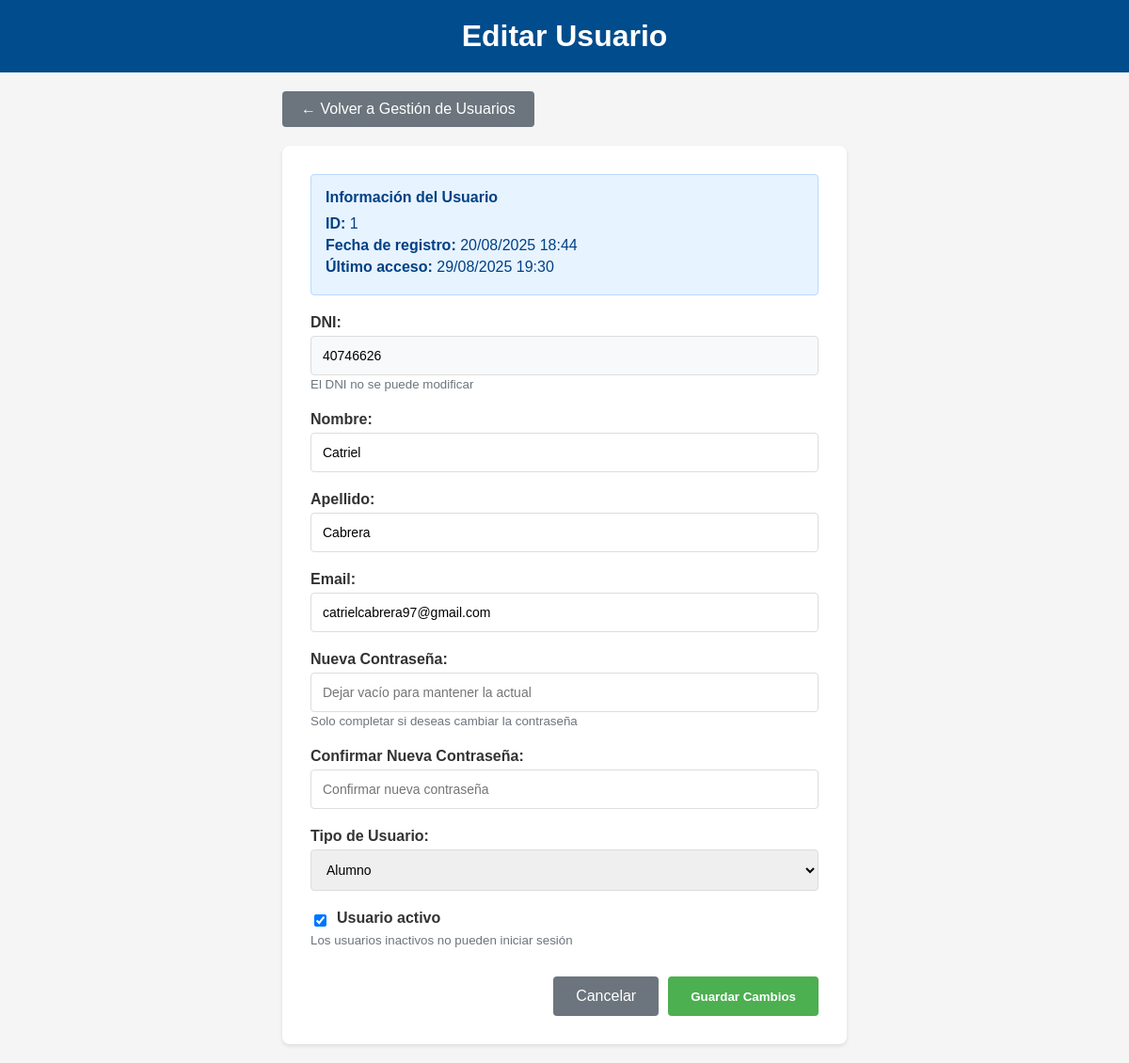
The app's page /libros/editar-usuario/1/ (signed in), older data.
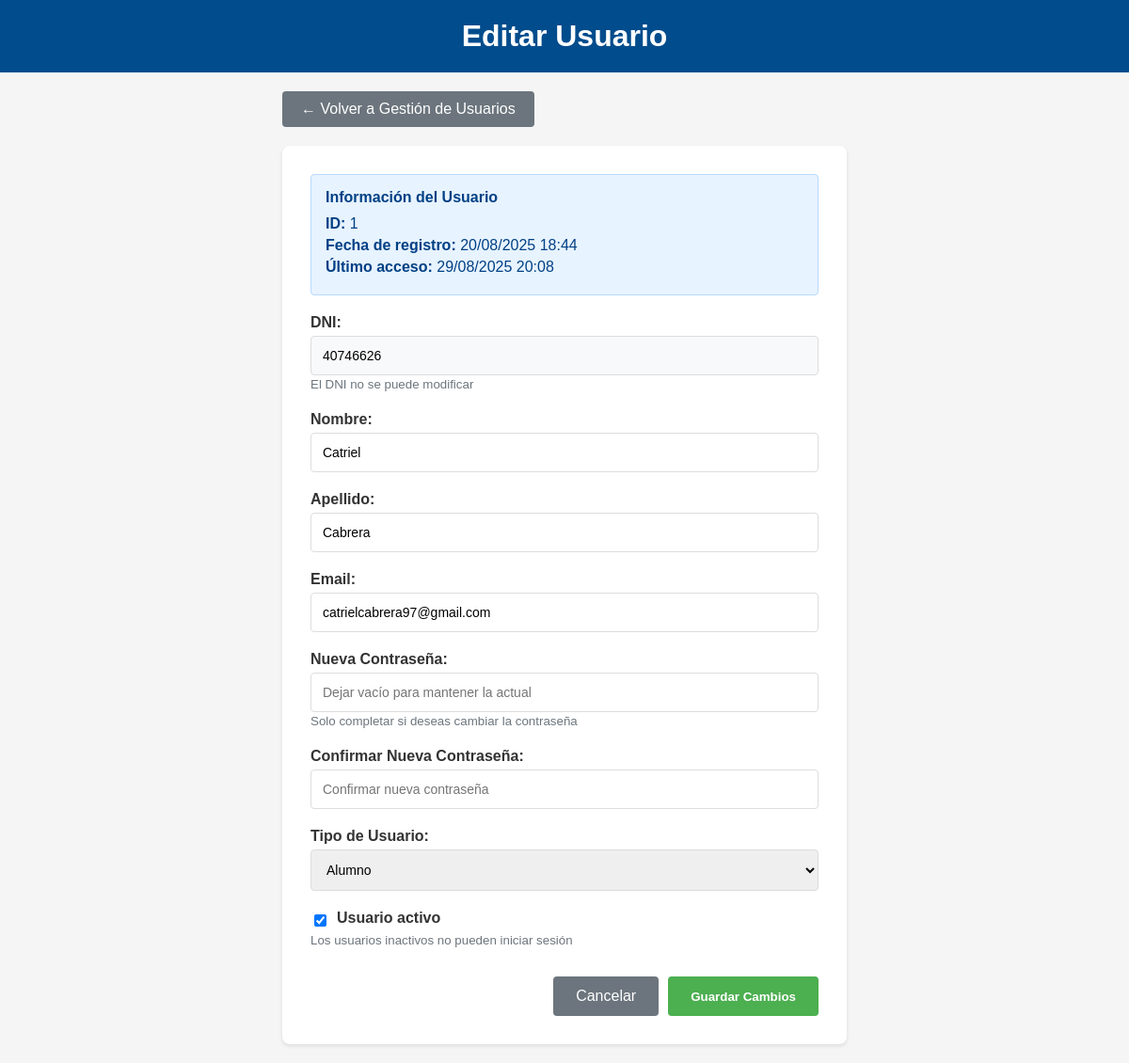
The same page, newer data.
### libros/models.py (models this page shows, shortened)
class Usuario(AbstractBaseUser, PermissionsMixin):
    PERFIL_CHOICES = (
        ('alumno', 'Alumno'),
        ('bibliotecaria', 'Bibliotecaria'),
        ('docente', 'Docente'),
    )
    dni_validator = RegexValidator(
        regex=r'^\d{7,8}$',
        message='El DNI debe tener entre 7 y 8 dígitos.'
    )
    dni = models.CharField(max_length=8, unique=True, validators=[dni_validator])
    nombre = models.CharField(max_length=100)
    apellido = models.CharField(max_length=100)
    email = models.EmailField(unique=True)
    perfil = models.CharField(max_length=20, choices=PERFIL_CHOICES, default='alumno')
    fecha_registro = models.DateTimeField(auto_now_add=True)
    is_active = models.BooleanField(default=True)
    is_staff = models.BooleanField(default=False)
    objects = CustomUserManager()
    USERNAME_FIELD = 'dni'
    REQUIRED_FIELDS = ['nombre', 'apellido', 'email']

### libros/views.py (the view)
    def _wrapped_view(request, *args, **kwargs):
        if not request.user.is_authenticated:
            return redirect('login')
        if not hasattr(request.user, 'es_bibliotecaria') or not request.user.es_bibliotecaria:
            messages.error(request, 'No tienes permisos para acceder a esta página.')
            return redirect('lista_libros')
        return view_func(request, *args, **kwargs)

### libros/views.py (called while the page is built, shortened)
def bibliotecaria_required(view_func):
    def _wrapped_view(request, *args, **kwargs):
        if not request.user.is_authenticated:
            return redirect('login')
        if not hasattr(request.user, 'es_bibliotecaria') or not request.user.es_bibliotecaria:
            messages.error(request, 'No tienes permisos para acceder a esta página.')
            return redirect('lista_libros')
        return view_func(request, *args, **kwargs)
    return _wrapped_view

@bibliotecaria_required
def editar_usuario(request, usuario_id):
    usuario = get_object_or_404(Usuario, id=usuario_id)
    context = {'usuario': usuario}
    return render(request, 'libros/editar_usuario.html', context)

### libros/templates/libros/editar_usuario.html (shortened to what this page needs)
<!DOCTYPE html>
<html lang="es">
<head>
    {% load static %}
</head>
<body>
    <header>
        <h1>Editar Usuario</h1>
    </header>
    <div class="container">
        <a href="{% url 'gestion_usuarios' %}" class="back-btn">← Volver a Gestión de Usuarios</a>
        <div class="form-container">
            <div class="info-card">
                <h4>Información del Usuario</h4>
                <p><strong>ID:</strong> {{ usuario.id }}</p>
                <p><strong>Fecha de registro:</strong> {{ usuario.fecha_registro|date:"d/m/Y H:i" }}</p>
                <p><strong>Último acceso:</strong>
                    {% if usuario.last_login %}
                        {{ usuario.last_login|date:"d/m/Y H:i" }}
                    {% else %}
                        Nunca
                    {% endif %}
                </p>
            </div>
            <form id="formEditarUsuario">
                <div class="form-group">
                    <label for="dni">DNI:</label>
                    <input type="text" id="dni" name="dni" value="{{ usuario.dni }}" readonly style="background-color: #f8f9fa;">
                    <small style="color: #6c757d;">El DNI no se puede modificar</small>
                </div>
                <div class="form-group">
                    <label for="nombre">Nombre:</label>
                    <input type="text" id="nombre" name="nombre" value="{{ usuario.nombre }}" required>
                </div>
                <div class="form-group">
                    <label for="apellido">Apellido:</label>
                    <input type="text" id="apellido" name="apellido" value="{{ usuario.apellido }}" required>
                </div>
                <div class="form-group">
                    <label for="email">Email:</label>
                    <input type="email" id="email" name="email" value="{{ usuario.email }}" required>
                </div>
                <div class="form-group">
                    <label for="password">Nueva Contraseña:</label>
                    <input type="password" id="password" name="password" placeholder="Dejar vacío para mantener la actual">
                    <small style="color: #6c757d;">Solo completar si deseas cambiar la contraseña</small>
                </div>
                <div class="form-group">
                    <label for="password_confirm">Confirmar Nueva Contraseña:</label>
                    <input type="password" id="password_confirm" name="password_confirm" placeholder="Confirmar nueva contraseña">
                </div>
                <div class="form-group">
                    <label for="perfil">Tipo de Usuario:</label>
                    <select id="perfil" name="perfil" required>
                        <option value="alumno" {% if usuario.perfil == 'alumno' %}selected{% endif %}>Alumno</option>
                    </select>
                </div>
                <div class="form-group">
                    <div class="checkbox-group">
                        <input type="checkbox" id="is_active" name="is_active" {% if usuario.is_active %}checked{% endif %}>
                        <label for="is_active">Usuario activo</label>
                    </div>
                    <small style="color: #6c757d;">Los usuarios inactivos no pueden iniciar sesión</small>
                </div>
                <div class="form-actions">
                    <a href="{% url 'gestion_usuarios' %}" class="btn-cancel">Cancelar</a>
                    <button type="submit" class="btn-primary">Guardar Cambios</button>
                </div>
            </form>
        </div>
    </div>
</body>
</html>

Row changes from the older to the newer data that the page shows:
changed Usuario "Catriel": last_login "29/08/2025 19:30" → "29/08/2025 20:08"
